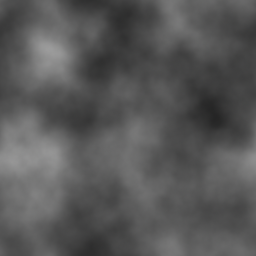
#> input picture assets/heightmaps/Perlin_22-256x256.png, 256 x 256 px
$ python experimental.py
#> lines starting #> are read from the running program, lines starting #| are printed output that depends on the picture
import numpy as np
import trimesh
import matplotlib.pyplot as plt
from PIL import Image
from tqdm import tqdm

class RadarSimulator:
    def __init__(self):
        self.velocity = 200.0
        self.radar_pos = np.array([0, 0, 1000])
        self.wavelength = 0.03
        self.beamwidth_deg = 3.5

        # Raycasting Resolution
        self.azimuth_count = 500
        self.elevation_count = 150

    def load_heightmap_to_mesh(self, image_path, world_size=2000, max_height=100):
        """
        Converts a greyscale image into a 3D Trimesh object.
        """
#> called with image_path = 'assets/heightmaps/Perlin_22-256x256.png', world_size = 1000, max_height = 80
        try:
            # Load image and convert to Greyscale (L)
            img = Image.open(image_path).convert('L')
        except FileNotFoundError:
            print(f"ERROR: Could not find {image_path}. Generating flat terrain instead.")
            return trimesh.creation.box(extents=[world_size, world_size, 1])

        # Downscale slightly if resolution is huge (keeps raycasting fast)
        # 256x256 is perfectly fine.
        width, height = img.size
#> width = 256; height = 256
        pixels = np.array(img)

        # Create a grid of X, Y coordinates
        x = np.linspace(0, world_size, width)
#> x = 256 values from 0 to 1000
        y = np.linspace(0, world_size, height)
#> y = 256 values from 0 to 1000
        xv, yv = np.meshgrid(x, y)

        # Scale Z values (0-255 -> 0-max_height)
        z = (pixels / 255.0) * max_height
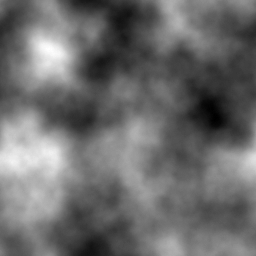
#> z: shape (256, 256) float64; min 11.61, max 48.94, mean 27.5; drawn with min black and max white

        # Flatten arrays to create vertex list
        # We center the terrain at 1250, 1250
        x_flat = xv.flatten() + (1250 - world_size/2)
        y_flat = yv.flatten() + (1250 - world_size/2)
        z_flat = z.flatten()

        vertices = np.column_stack((x_flat, y_flat, z_flat))

        # Create Faces (Triangles)
        # This connects the grid points into triangles
        faces = []
        for r in range(height - 1):
            for c in range(width - 1):
                # Indices in the flattened array
                i0 = r * width + c
                i1 = i0 + 1
                i2 = (r + 1) * width + c
                i3 = i2 + 1

                # Two triangles per grid square
                faces.append([i0, i2, i1])
                faces.append([i1, i2, i3])

        # Create the mesh
#> (the run stopped early here; a loop or call above may not have finished)
